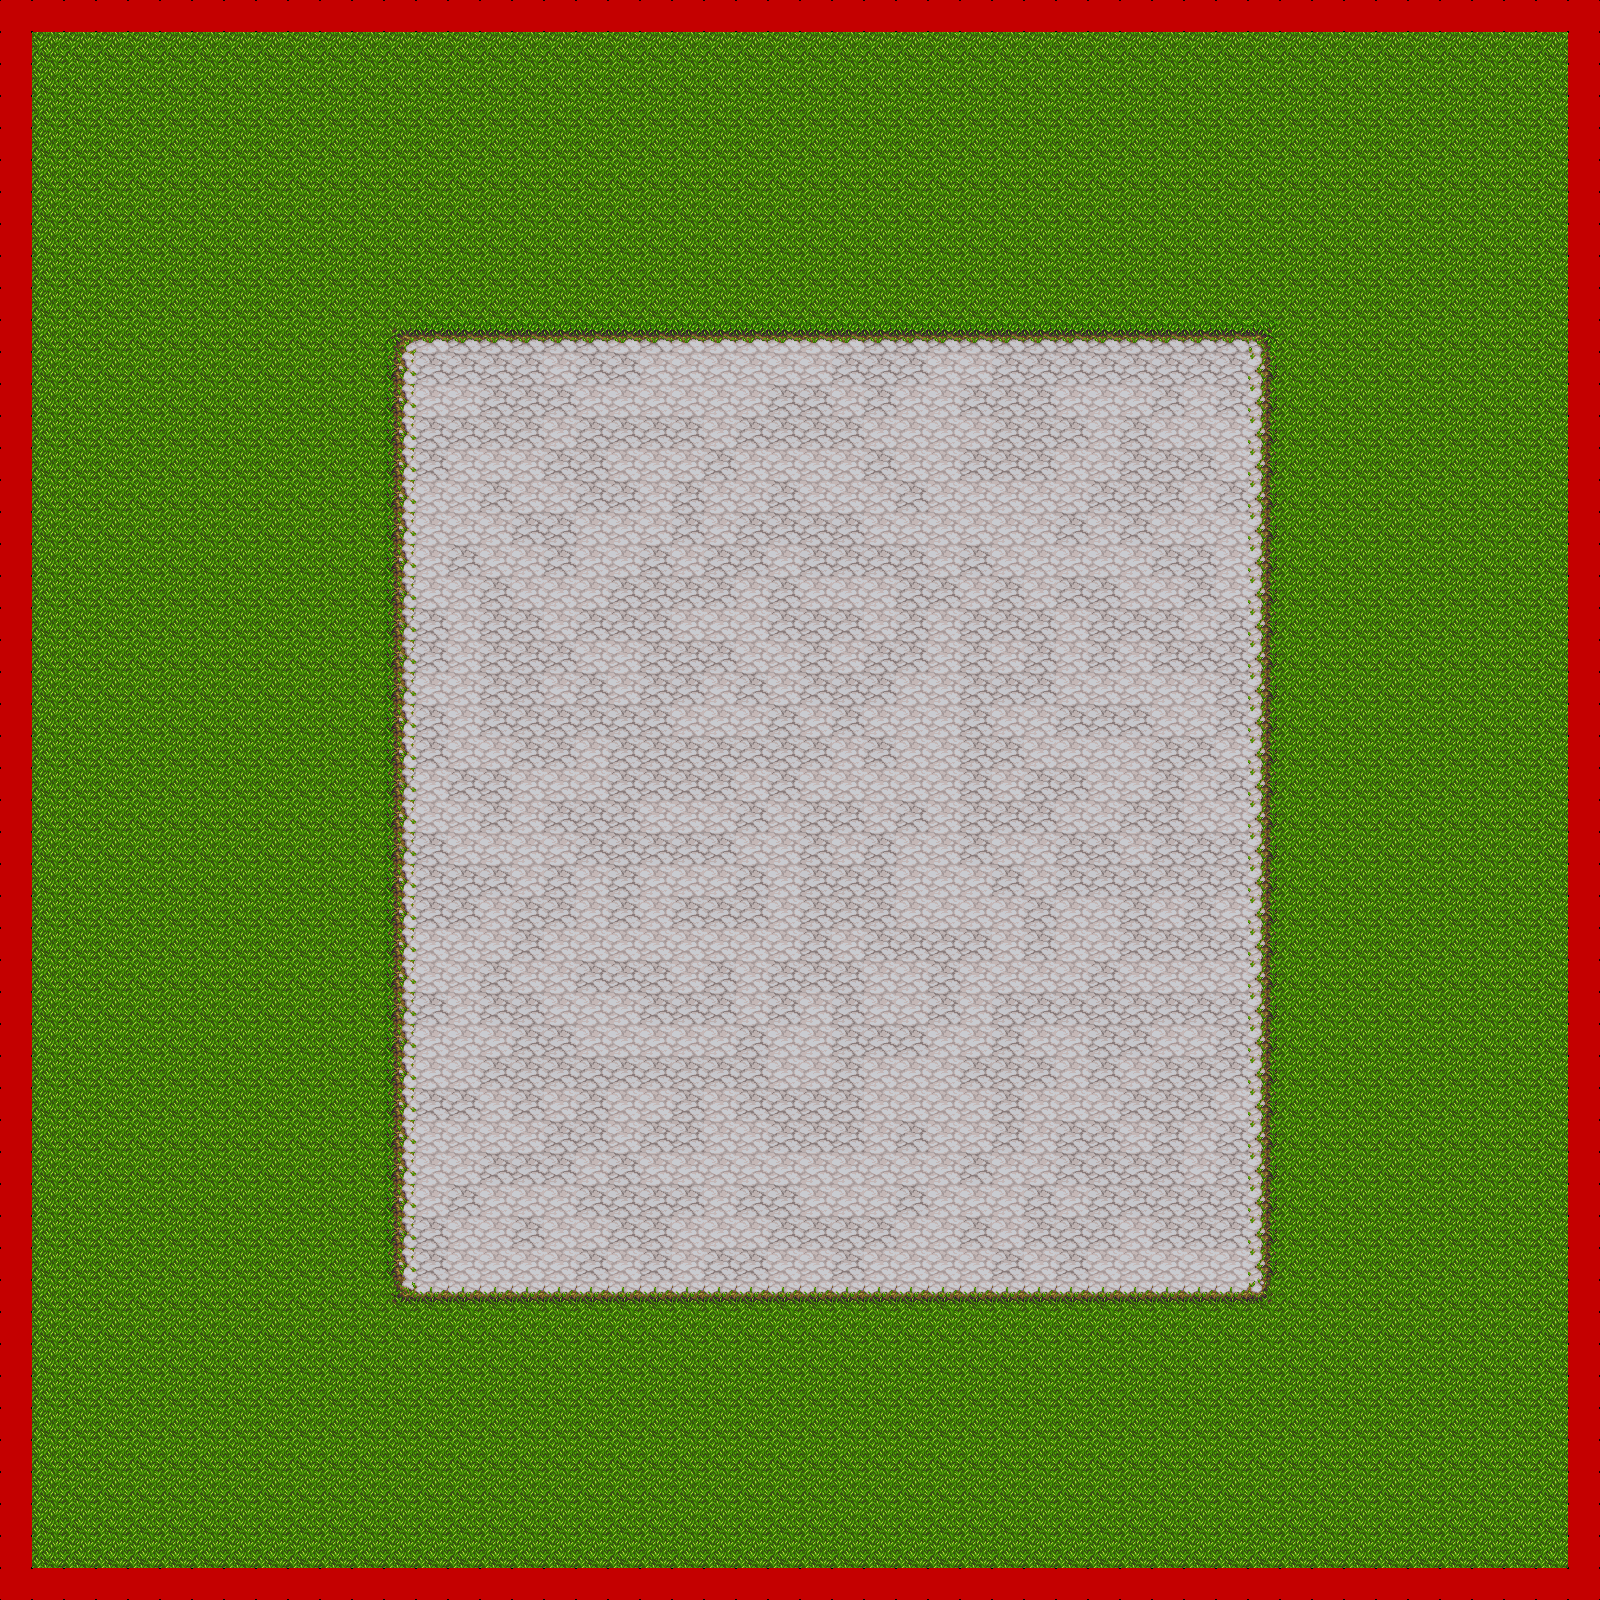

The image is a tile-based game level rendered from a .tmx file. Its description and source (layers, tilesets, objects; grid data summarised) follow:
An orthogonal 50x50 tile map with 32x32 px tiles, 2 tile layers (Ground, Collision Layer), 2 tilesets.

<map version="1.0" tiledversion="1.1.5" orientation="orthogonal" renderorder="left-down" width="50" height="50" tilewidth="32" tileheight="32" infinite="0" nextobjectid="1">
 <properties>
  <property name="unity:scale" value="0.03125" />
 </properties>
 <tileset firstgid="1" source="../Tilesets/temp tileset.tsx" />
 <tileset firstgid="257" source="../Tilesets/CollisionBlock.tsx" />
 <layer name="Ground" width="50" height="50">
  <properties>
   <property name="unity:sortingLayerName" value="Ground" />
  </properties>
  <data>[2500 cells, 2304 non-empty, 13 distinct tile ids]</data>
 </layer>
 <layer name="Collision Layer" width="50" height="50">
  <data>[2500 cells, 196 non-empty, 1 distinct tile ids]</data>
 </layer>
</map>
